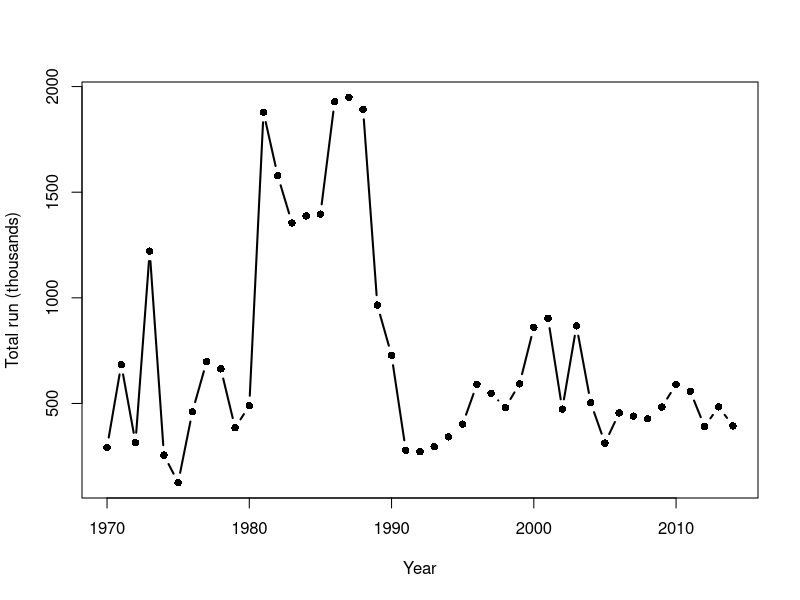

This figure's R source:
#Figure S4

# sockeye - pink figure for appendix
dat = read.csv("data/salmon data/data for analysis/PWS_Wild_Chum_CSV.csv")

pdf("figures/Fig S4 Unakwik.pdf")
plot(dat$Year, dat$Total_Rtn/1000, xlab="Year",
  ylab="Total run (thousands)", type="b", lwd=2,pch=16)
dev.off()
